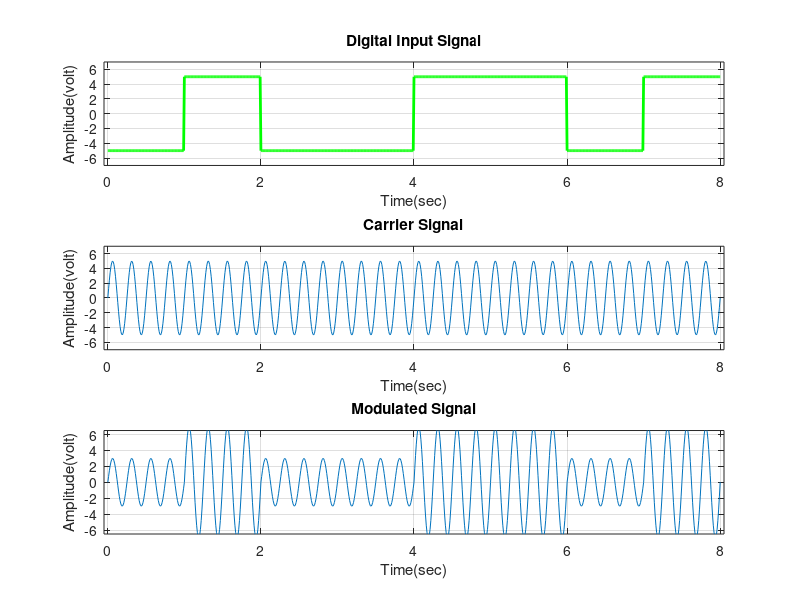

Reproduce this figure in MATLAB.
clc;
clear all;
close all;
 
% Define the necessary parameters
bitstream = [0 1 0 0 1 1 0 1];
n = length(bitstream);
sampleperbit = 100;
highlogicvoltlevel = +5;
lowlogicvoltlevel = -5;
t = 0:1/sampleperbit:n;
 
% Loop through each bit in the bit stream
for i = 1:1:n
    if bitstream(i) == 1
        digitalsignalvoltage(i) = highlogicvoltlevel;
    else
        digitalsignalvoltage(i) = lowlogicvoltlevel;
    end
end
 
% Generate the digital signal based on the bit stream and sampling
totalsample = 1:1:(n+1)*sampleperbit;
for i = 1:1:n
    for j = i:1/sampleperbit:i+1
        digitalsignal(totalsample(i*sampleperbit:(i+1)*sampleperbit)) = digitalsignalvoltage(i);
    end
end
% Remove initial samples to match time vector
digitalsignal = digitalsignal(sampleperbit:end);
 
% Plot the digital input signal
subplot(3,1,1);
plot(t, digitalsignal,'green', 'linewidth', 2);
axis([-0.05 n+0.05 lowlogicvoltlevel-2 highlogicvoltlevel+2]);
xlabel('Time(sec)');
ylabel('Amplitude(volt)');
title('Digital Input Signal');
grid on;
 
% Define parameters for analog carrier signal
Vc = 5;
fc = 4;
thetac = 0;
% Generate the carrier signal
carriersignal = Vc .* sin(2 * pi * fc * t + thetac);
% Plot the carrier signal
subplot(3,1,2);
plot(t, carriersignal);
axis([-0.05 n+0.05 lowlogicvoltlevel-2 highlogicvoltlevel+2]);
xlabel('Time(sec)');
ylabel('Amplitude(volt)');
title('Carrier Signal');
grid on;
 
amplitudeDeviation = 2.0;
amplitudecomponentforsymbolone = Vc + amplitudeDeviation;
amplitudecomponentforsymbolzero = Vc - amplitudeDeviation;
phasecomponent = 0;
 
% Generate the modulated signal
for i = 1:1:(n * sampleperbit + 1)
    % Check the digital signal and modulate accordingly
    if digitalsignal(i) == highlogicvoltlevel
        amplitudecomponent(i) = amplitudecomponentforsymbolone;
    else
        amplitudecomponent(i) = amplitudecomponentforsymbolzero;
    end
end
 
% Modulate the signal with amplitude and carrier frequency
modulatedsignal = amplitudecomponent .* sin(2 * pi * fc * t + phasecomponent);
% Plot the modulated signal
subplot(3,1,3);
plot(t, modulatedsignal);
axis([-0.05 n+0.05 -Vc-1.5 Vc+1.5]);
xlabel('Time(sec)');
ylabel('Amplitude(volt)');
title('Modulated Signal');
grid on;